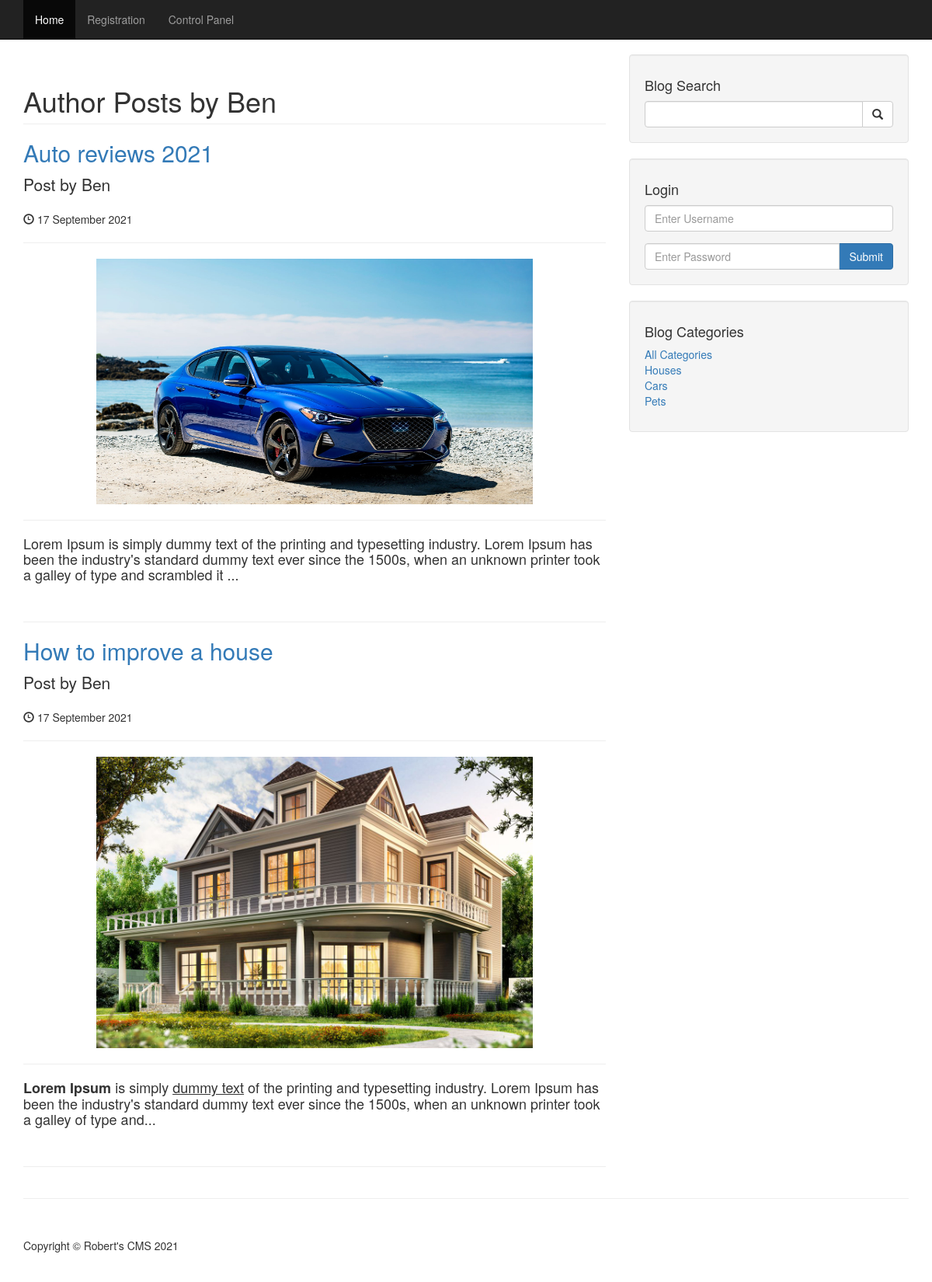
Page /cms/author_posts.php?author=Ben&p_id=75 on the committed database.
### tables this page shows
CREATE TABLE `posts` (
  `post_id` int(3) NOT NULL,
  `post_category_id` int(3) NOT NULL,
  `post_title` varchar(255) NOT NULL,
  `post_user_id` int(11) NOT NULL,
  `post_user` varchar(255) NOT NULL,
  `post_date` date NOT NULL,
  `post_image` text NOT NULL,
  `post_content` text NOT NULL,
  `post_tags` varchar(255) NOT NULL,
  `post_comment_count` int(11) NOT NULL,
  `post_status` varchar(255) NOT NULL DEFAULT 'draft',
  `post_views` int(11) NOT NULL,
  `post_likes` int(11) NOT NULL
);

CREATE TABLE `categories` (
  `cat_id` int(3) NOT NULL,
  `cat_title` varchar(255) NOT NULL
);

### cms/author_posts.php (the view, shortened to what this page needs)
<?php include 'includes/header.php'; ?>
<?php include 'includes/navigation.php'; ?>
<div class="container">
    <div class="row">
        <div class="col-md-8">
            <?php
            if (isset($_GET['author'])) {
                $author = $_GET['author'];
                $post_user = $_GET['author'];
            }
            ?>
            <h1 class="page-header">
                Author Posts by <?php echo $author; ?>
            </h1>
            <?php
            if ($_SESSION['user_role'] == 'admin') {
                $query = "SELECT * FROM posts WHERE post_user = '{$post_user}' ORDER BY post_id DESC";
            } else {
                $query = "SELECT * FROM posts WHERE post_status = 'published' AND post_user = '{$post_user}' ORDER BY post_id DESC";
            }
            $result = mysqli_query($connection, ($query));
            while ($row = mysqli_fetch_assoc($result)) {
                $post_id = $row['post_id'];
                $post_title = $row['post_title'];
                $post_user = $row['post_user'];
                $post_date = $row['post_date'];
                $post_image = $row['post_image'];
                $post_content = str_replace('\\', '', substr($row['post_content'], 0, 220));
            ?>
                <h2>
                    <a href="post.php?p_id=<?php echo $post_id; ?>"><?php echo $post_title; ?></a>
                </h2>
                <p class="lead">
                    Post by <?php echo $post_user; ?>
                </p>
                <p>
                    <span class="glyphicon glyphicon-time"></span> <?php echo date('j F Y', strtotime($post_date)); ?>
                </p>
                <hr>
                <a href="post.php?p_id=<?php echo $post_id; ?>">
                    <img class="img-responsive center-block smallerImg" src="images/<?php echo $post_image; ?>" alt="">
                </a>
                <hr>
                <h4>
                    <?php echo $post_content . '...'; ?>
                </h4>
                <br>
                <hr>
            <?php
            }
            ?>
        </div>
        <?php include 'includes/sidebar.php'; ?>
    </div>
    <hr>
    <?php include 'includes/footer.php'; ?>

### cms/includes/sidebar.php (shortened to what this page needs)
<div class="col-md-4">
    <div class="well">
        <h4>Blog Search</h4>
        <form action="search.php" method="post">
            <div class="input-group">
                <input name='search' type="text" class="form-control">
                <span class="input-group-btn">
                    <button name='submit' class="btn btn-default" type="submit">
                        <span class="glyphicon glyphicon-search"></span>
                    </button>
                </span>
            </div>
        </form>
    </div>
    <div class="well">
        <?php if (isset($_SESSION['user_role'])) : ?>
            <h4>Logged in as <?php echo $_SESSION['username']; ?> (<?php echo ucfirst($_SESSION['user_role']); ?>)</h4>
            <a href="includes/logout.php" class="btn btn-primary">Logout</a>
        <?php else : ?>
            <h4>Login</h4>
            <form action="" method="post">
                <div class="form-group">
                    <input name='username' type="text" class="form-control" placeholder="Enter Username">
                </div>
                <div class="input-group">
                    <input name='password' type="password" class="form-control" placeholder="Enter Password">
                    <span class='input-group-btn'>
                        <button class='btn btn-primary' type='submit' , name='login'>Submit</button>
                    </span>
                </div>
            </form>
        <?php endif; ?>
    </div>
    <?php
    $query = "SELECT * FROM categories";
    $result = mysqli_query($connection, ($query));
    ?>
    <div class="well">
        <h4>Blog Categories</h4>
        <div class="row">
            <div class="col-lg-12">
                <ul class="list-unstyled">
                    <?php
                    echo "<li><a href='index.php'>All Categories</a></li>";
                    while ($row = mysqli_fetch_assoc($result)) {
                        $cat_id = $row['cat_id'];
                        $cat_title = $row['cat_title'];
                        echo "<li><a href='category.php?cat={$cat_id}'>{$cat_title}</a></li>";
                    }
                    ?>
                </ul>
            </div>
        </div>
    </div>
</div>

### cms/css/blog-home.css (style rules this page uses)
body { padding-top: 70px; }

### cms/css/styles.css (style rules this page uses)
button { background: #fff; border: unset; outline: 0; font-size: 18px; cursor: pointer; color: #65676b; }
.smallerImg { max-width: 75%; }

### rows in the picture
posts: post_title "Auto reviews 2021", post_user "Ben", post_date "17 September 2021", post_image (picture), post_content "Lorem Ipsum is simply dummy text of the printing and typesetting industry. Lorem Ipsum has been the industry's standard dummy text ever since the 1500s, when an unknown printer took a galley of type and scrambled it"
posts: post_title "How to improve a house", post_user "Ben", post_date "17 September 2021", post_image (picture), post_content "Lorem Ipsum is simply dummy text of the printing and typesetting industry. Lorem Ipsum has been the industry's standard dummy text ever since the 1500s, when an unknown printer took a galley of type and"
categories: cat_title "Houses"
categories: cat_title "Cars"
categories: cat_title "Pets"

### other values in the picture
$author "Ben"
